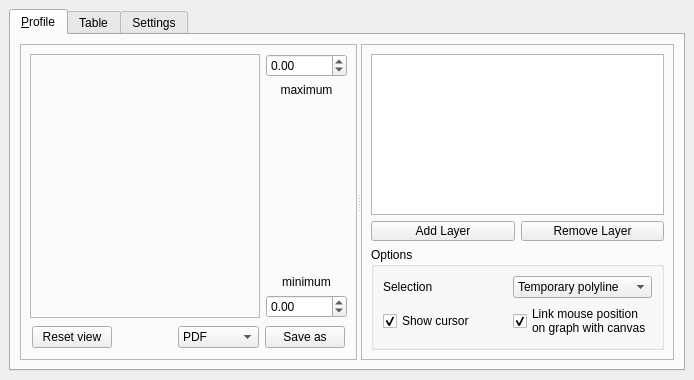
<?xml version="1.0" encoding="UTF-8"?>
<ui version="4.0">
 <class>ProfileTool</class>
 <widget class="QDockWidget" name="ProfileTool">
  <property name="geometry">
   <rect>
    <x>0</x>
    <y>0</y>
    <width>694</width>
    <height>380</height>
   </rect>
  </property>
  <property name="windowTitle">
   <string>Profile Tool</string>
  </property>
  <widget class="QWidget" name="dockWidgetContents">
   <property name="sizePolicy">
    <sizepolicy hsizetype="Expanding" vsizetype="Expanding">
     <horstretch>0</horstretch>
     <verstretch>0</verstretch>
    </sizepolicy>
   </property>
   <layout class="QVBoxLayout" name="verticalLayout">
    <item>
     <widget class="QTabWidget" name="tabWidget">
      <property name="autoFillBackground">
       <bool>true</bool>
      </property>
      <property name="tabPosition">
       <enum>QTabWidget::North</enum>
      </property>
      <property name="tabShape">
       <enum>QTabWidget::Rounded</enum>
      </property>
      <property name="currentIndex">
       <number>0</number>
      </property>
      <property name="elideMode">
       <enum>Qt::ElideNone</enum>
      </property>
      <property name="usesScrollButtons">
       <bool>true</bool>
      </property>
      <widget class="QWidget" name="tab_1">
       <property name="sizePolicy">
        <sizepolicy hsizetype="Expanding" vsizetype="Expanding">
         <horstretch>0</horstretch>
         <verstretch>0</verstretch>
        </sizepolicy>
       </property>
       <attribute name="title">
        <string>&amp;Profile</string>
       </attribute>
       <layout class="QHBoxLayout" name="horizontalLayout_5">
        <item>
         <widget class="QSplitter" name="splitter">
          <property name="orientation">
           <enum>Qt::Horizontal</enum>
          </property>
          <widget class="QFrame" name="frame">
           <property name="frameShape">
            <enum>QFrame::StyledPanel</enum>
           </property>
           <property name="frameShadow">
            <enum>QFrame::Raised</enum>
           </property>
           <layout class="QGridLayout" name="gridLayout_3">
            <item row="0" column="1">
             <layout class="QVBoxLayout" name="verticalLayout_5">
              <item>
               <widget class="QDoubleSpinBox" name="sbMaxVal">
                <property name="keyboardTracking">
                 <bool>false</bool>
                </property>
                <property name="minimum">
                 <double>-99999.000000000000000</double>
                </property>
                <property name="maximum">
                 <double>99999.000000000000000</double>
                </property>
               </widget>
              </item>
              <item>
               <widget class="QLabel" name="label_2">
                <property name="text">
                 <string>maximum</string>
                </property>
                <property name="alignment">
                 <set>Qt::AlignHCenter|Qt::AlignTop</set>
                </property>
               </widget>
              </item>
              <item>
               <spacer name="verticalSpacer_2">
                <property name="orientation">
                 <enum>Qt::Vertical</enum>
                </property>
                <property name="sizeHint" stdset="0">
                 <size>
                  <width>20</width>
                  <height>40</height>
                 </size>
                </property>
               </spacer>
              </item>
              <item>
               <widget class="QLabel" name="label_3">
                <property name="text">
                 <string>minimum</string>
                </property>
                <property name="alignment">
                 <set>Qt::AlignBottom|Qt::AlignHCenter</set>
                </property>
                <property name="margin">
                 <number>3</number>
                </property>
               </widget>
              </item>
              <item>
               <widget class="QDoubleSpinBox" name="sbMinVal">
                <property name="keyboardTracking">
                 <bool>false</bool>
                </property>
                <property name="minimum">
                 <double>-99999.000000000000000</double>
                </property>
                <property name="maximum">
                 <double>99999.000000000000000</double>
                </property>
               </widget>
              </item>
             </layout>
            </item>
            <item row="0" column="0">
             <widget class="QFrame" name="frame_for_plot">
              <property name="sizePolicy">
               <sizepolicy hsizetype="Expanding" vsizetype="Preferred">
                <horstretch>0</horstretch>
                <verstretch>1</verstretch>
               </sizepolicy>
              </property>
              <property name="frameShape">
               <enum>QFrame::StyledPanel</enum>
              </property>
              <property name="frameShadow">
               <enum>QFrame::Raised</enum>
              </property>
              <layout class="QVBoxLayout" name="verticalLayout_4"/>
             </widget>
            </item>
            <item row="1" column="0" colspan="2">
             <widget class="QWidget" name="widget_save_buttons" native="true">
              <layout class="QHBoxLayout" name="horizontalLayout_3">
               <property name="margin">
                <number>2</number>
               </property>
               <item>
                <widget class="QPushButton" name="pushButton_reinitview">
                 <property name="text">
                  <string>Reset view</string>
                 </property>
                </widget>
               </item>
               <item>
                <spacer name="horizontalSpacer_2">
                 <property name="orientation">
                  <enum>Qt::Horizontal</enum>
                 </property>
                 <property name="sizeHint" stdset="0">
                  <size>
                   <width>0</width>
                   <height>20</height>
                  </size>
                 </property>
                </spacer>
               </item>
               <item>
                <widget class="QStackedWidget" name="stackedWidget">
                 <property name="currentIndex">
                  <number>0</number>
                 </property>
                 <widget class="QWidget" name="page">
                  <layout class="QHBoxLayout" name="horizontalLayout_4"/>
                 </widget>
                </widget>
               </item>
               <item>
                <spacer name="horizontalSpacer">
                 <property name="orientation">
                  <enum>Qt::Horizontal</enum>
                 </property>
                 <property name="sizeHint" stdset="0">
                  <size>
                   <width>1</width>
                   <height>20</height>
                  </size>
                 </property>
                </spacer>
               </item>
               <item>
                <widget class="QComboBox" name="cbxSaveAs">
                 <item>
                  <property name="text">
                   <string>PDF</string>
                  </property>
                 </item>
                 <item>
                  <property name="text">
                   <string>PNG</string>
                  </property>
                 </item>
                 <item>
                  <property name="text">
                   <string>SVG</string>
                  </property>
                 </item>
                 <item>
                  <property name="text">
                   <string>print (PS)</string>
                  </property>
                 </item>
                </widget>
               </item>
               <item>
                <widget class="QPushButton" name="butSaveAs">
                 <property name="text">
                  <string>Save as</string>
                 </property>
                </widget>
               </item>
              </layout>
             </widget>
            </item>
           </layout>
           <zorder>frame_for_plot</zorder>
           <zorder></zorder>
           <zorder>widget_save_buttons</zorder>
          </widget>
          <widget class="QFrame" name="frame_2">
           <property name="frameShape">
            <enum>QFrame::StyledPanel</enum>
           </property>
           <property name="frameShadow">
            <enum>QFrame::Raised</enum>
           </property>
           <layout class="QVBoxLayout" name="verticalLayout_3">
            <item>
             <widget class="QTableView" name="tableView">
              <property name="sizePolicy">
               <sizepolicy hsizetype="Preferred" vsizetype="Expanding">
                <horstretch>0</horstretch>
                <verstretch>0</verstretch>
               </sizepolicy>
              </property>
              <property name="minimumSize">
               <size>
                <width>10</width>
                <height>10</height>
               </size>
              </property>
             </widget>
            </item>
            <item>
             <layout class="QHBoxLayout" name="horizontalLayout">
              <property name="spacing">
               <number>6</number>
              </property>
              <property name="leftMargin">
               <number>0</number>
              </property>
              <property name="topMargin">
               <number>0</number>
              </property>
              <property name="bottomMargin">
               <number>0</number>
              </property>
              <item>
               <widget class="QPushButton" name="pushButton_2">
                <property name="minimumSize">
                 <size>
                  <width>10</width>
                  <height>20</height>
                 </size>
                </property>
                <property name="text">
                 <string>Add Layer</string>
                </property>
                <property name="autoRepeat">
                 <bool>false</bool>
                </property>
                <property name="autoDefault">
                 <bool>false</bool>
                </property>
                <property name="default">
                 <bool>false</bool>
                </property>
                <property name="flat">
                 <bool>false</bool>
                </property>
               </widget>
              </item>
              <item>
               <widget class="QPushButton" name="pushButton">
                <property name="minimumSize">
                 <size>
                  <width>10</width>
                  <height>20</height>
                 </size>
                </property>
                <property name="text">
                 <string>Remove Layer</string>
                </property>
               </widget>
              </item>
             </layout>
            </item>
            <item>
             <widget class="QGroupBox" name="groupBox">
              <property name="title">
               <string>Options</string>
              </property>
              <layout class="QGridLayout" name="gridLayout">
               <item row="0" column="0">
                <widget class="QLabel" name="label">
                 <property name="text">
                  <string>Selection</string>
                 </property>
                </widget>
               </item>
               <item row="0" column="1">
                <widget class="QComboBox" name="comboBox">
                 <property name="sizePolicy">
                  <sizepolicy hsizetype="Minimum" vsizetype="Fixed">
                   <horstretch>0</horstretch>
                   <verstretch>0</verstretch>
                  </sizepolicy>
                 </property>
                 <property name="frame">
                  <bool>true</bool>
                 </property>
                 <item>
                  <property name="text">
                   <string>Temporary polyline</string>
                  </property>
                 </item>
                 <item>
                  <property name="text">
                   <string>Selected polyline</string>
                  </property>
                 </item>
                </widget>
               </item>
               <item row="1" column="0">
                <widget class="QCheckBox" name="checkBox_showcursor">
                 <property name="text">
                  <string>Show cursor</string>
                 </property>
                 <property name="checked">
                  <bool>true</bool>
                 </property>
                 <property name="tristate">
                  <bool>false</bool>
                 </property>
                </widget>
               </item>
               <item row="1" column="1">
                <widget class="QCheckBox" name="checkBox_mpl_tracking">
                 <property name="enabled">
                  <bool>true</bool>
                 </property>
                 <property name="text">
                  <string>Link mouse position 
on graph with canvas</string>
                 </property>
                 <property name="checked">
                  <bool>true</bool>
                 </property>
                </widget>
               </item>
              </layout>
             </widget>
            </item>
           </layout>
          </widget>
         </widget>
        </item>
       </layout>
      </widget>
      <widget class="QWidget" name="tab_2">
       <attribute name="title">
        <string>Table</string>
       </attribute>
       <layout class="QVBoxLayout" name="verticalLayout_2">
        <item>
         <widget class="QScrollArea" name="scrollArea">
          <property name="widgetResizable">
           <bool>true</bool>
          </property>
          <widget class="QWidget" name="scrollAreaWidgetContents">
           <property name="geometry">
            <rect>
             <x>0</x>
             <y>0</y>
             <width>63</width>
             <height>16</height>
            </rect>
           </property>
          </widget>
         </widget>
        </item>
       </layout>
      </widget>
      <widget class="QWidget" name="tab">
       <attribute name="title">
        <string>Settings</string>
       </attribute>
       <layout class="QGridLayout" name="gridLayout_2">
        <item row="0" column="1">
         <widget class="QGroupBox" name="groupBox_3">
          <property name="title">
           <string>Plot library</string>
          </property>
          <layout class="QVBoxLayout" name="verticalLayout_8">
           <item>
            <widget class="QComboBox" name="cboLibrary"/>
           </item>
          </layout>
         </widget>
        </item>
        <item row="0" column="0">
         <widget class="QGroupBox" name="groupBox_2">
          <property name="title">
           <string>Full Resolution</string>
          </property>
          <layout class="QVBoxLayout" name="verticalLayout_7">
           <item>
            <widget class="QCheckBox" name="checkBox">
             <property name="sizePolicy">
              <sizepolicy hsizetype="Preferred" vsizetype="Fixed">
               <horstretch>0</horstretch>
               <verstretch>0</verstretch>
              </sizepolicy>
             </property>
             <property name="text">
              <string>Full resolution enabled</string>
             </property>
            </widget>
           </item>
          </layout>
         </widget>
        </item>
        <item row="1" column="0">
         <widget class="QGroupBox" name="groupBox_4">
          <property name="title">
           <string>Slope Label</string>
          </property>
          <layout class="QVBoxLayout" name="verticalLayout_9">
           <item>
            <widget class="QCheckBox" name="checkBox_slopelabels">
             <property name="sizePolicy">
              <sizepolicy hsizetype="Preferred" vsizetype="Fixed">
               <horstretch>0</horstretch>
               <verstretch>0</verstretch>
              </sizepolicy>
             </property>
             <property name="text">
              <string>Label slopes</string>
             </property>
            </widget>
           </item>
          </layout>
         </widget>
        </item>
        <item row="1" column="1">
         <widget class="QGroupBox" name="groupBox_5">
          <property name="title">
           <string>Number of Slope Segments</string>
          </property>
          <layout class="QVBoxLayout" name="verticalLayout_10">
	  
              <item>
               <widget class="QSpinBox" name="slopeSegments">
                <property name="keyboardTracking">
                 <bool>false</bool>
                </property>
                <property name="minimum">
                 <number>1</number>
                </property>
                <property name="maximum">
                 <number>99999</number>
                </property>
               </widget>
              </item>
	  
	  </layout>
         </widget>
        </item>
        <item row="2" column="0">
         <spacer name="verticalSpacer">
          <property name="orientation">
           <enum>Qt::Vertical</enum>
          </property>
          <property name="sizeHint" stdset="0">
           <size>
            <width>20</width>
            <height>40</height>
           </size>
          </property>
         </spacer>
        </item>
       </layout>
      </widget>
     </widget>
    </item>
   </layout>
  </widget>
 </widget>
 <resources/>
 <connections/>
</ui>
